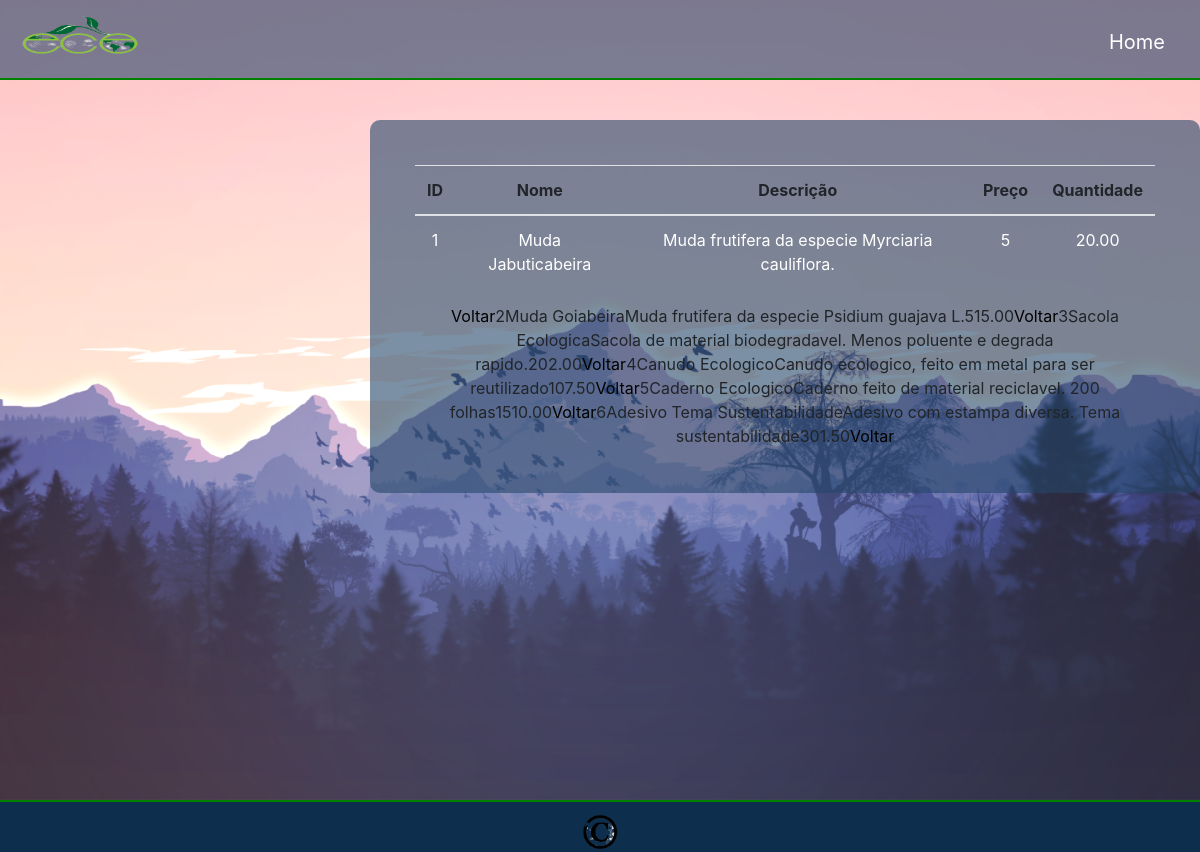
Screenshot of /crud/gerente/tabela_produtos-Gerente.php with the database file from the repository.
### tables this page shows
CREATE TABLE `produto` (
  `codProd` int(11) NOT NULL,
  `nomeProd` varchar(150) NOT NULL,
  `descricaoProd` varchar(200) NOT NULL,
  `qtdProd` int(11) NOT NULL,
  `precoProd` decimal(15,2) NOT NULL
);

### controller/ProdutoController.php (called while the page is built, shortened)
<?php
    class ProdutoController {
        public static function getAll() {
            $conn = Database::connection();
            $stm = $conn->prepare('SELECT * FROM produto');
            $stm->execute();
            $result = $stm->fetchAll();
            return $result;
        }
    }
?>

### crud/gerente/tabela_produtos-Gerente.php (the view, shortened to what this page needs)
<!DOCTYPE html>
<html>
    <head>
        <link rel="stylesheet" href="../css/tabela_produtos.css"/>
        <link rel="stylesheet" href="https://stackpath.bootstrapcdn.com/bootstrap/4.3.1/css/bootstrap.min.css">
    </head>
    <body>
        <header>
          <nav>
                <div class="logo">
                    <a href="../home.php"><img src="../img/logo.png" alt=""></a>
                </div>
                <div class="menu">
                    <ul>
                        <li><a href="../home.php">Home</a></li>
                    </ul>
                </div>
            </nav>
            <div class="tabela-produtos">
                <div class="form">
                    <?php
                        require_once 'ProdutoController.php';
                        $produto = new ProdutoController();
                        $resp = $produto->getAll();
                        echo "<table class='table table-hover'>";
                        echo "<thead>";
                        echo "<tr>";
                        echo "<th>ID</th>";
                        echo "<th>Nome</th><th>Descrição</th>";
                        echo "<th>Preço</th><th>Quantidade</th>";
                        echo "</tr>";
                        echo "</thead>";
                        foreach($resp as $linha){
                            echo "<tr>";
                            echo "<td>".$linha['codProd']."</td>";
                            echo "<td>".$linha['nomeProd']."</td>";
                            echo "<td>".$linha['descricaoProd']."</td>";
                            echo "<td>".$linha['qtdProd']."</td>";
                            echo "<td>".$linha['precoProd']."</td>";
                            echo "</tr>";
                            echo "</table>";
                            echo "<a style='color:black;' href='menu_gerente.php'>Voltar</a>";
                        }
                    ?>
                </div>
            </div>
        </header>
        <footer>
            <div class="rodapeCR">
                <img src="../img/cr.png">
            </div>
        </footer>
    </body>
</html>

### crud/css/tabela_produtos.css (style rules this page uses)
body { margin: 0; padding: 0; font-family: monospace; }
header { width: 100%; height: 100vh; background: url(../img/forms.png) no-repeat 50% 50%; background-size: cover; }
nav { position: fixed; width: 100%; padding: 0px 15px 0px 15px; background: rgba(37, 71, 105, 0.6); border-bottom: 2px solid green; height: 80px; }
.logo a img { margin-top: 5px; position: fixed; float: left; width: 130px; height: 70px; }
.menu { float: right; }
nav li { list-style: none; overflow: hidden; padding: 0; margin: 0; text-align: center; }
nav ul li { margin-top: 7px; display: inline-block; padding: 20px; }
nav ul li a { color: white; text-decoration: none; font-size: 20px; }
.tabela-produtos { width: 460px; padding: 10% 0 0; margin: auto; }
.tabela-produtos td { color: white; }
.form { position: fixed; background: rgba(37, 71, 105, 0.6); margin: 0 auto 100px; padding: 45px; text-align: center; border-radius: 10px; }
.rodapeCR { text-align: center; }
.rodapeCR img { width: 40px; height: 40px; }
footer { position: absolute; width: 100%; padding: 10px 20px 0px 20px; background: rgb(14, 46, 78); border-top: 2px solid green; }

### rows the page displays
produto: codProd "1", nomeProd "Muda Jabuticabeira", descricaoProd "Muda frutifera da especie Myrciaria cauliflora.", qtdProd "5", precoProd "20.00"
produto: codProd "2", nomeProd "Muda Goiabeira", descricaoProd "Muda frutifera da especie Psidium guajava L.", qtdProd "5", precoProd "15.00"
produto: codProd "3", nomeProd "Sacola Ecologica", descricaoProd "Sacola de material biodegradavel. Menos poluente e degrada rapido.", qtdProd "20", precoProd "2.00"
produto: codProd "4", nomeProd "Canudo Ecologico", descricaoProd "Canudo ecologico, feito em metal para ser reutilizado", qtdProd "10", precoProd "7.50"
produto: codProd "5", nomeProd "Caderno Ecologico", descricaoProd "Caderno feito de material reciclavel. 200 folhas", qtdProd "15", precoProd "10.00"
produto: codProd "6", nomeProd "Adesivo Tema Sustentabilidade", descricaoProd "Adesivo com estampa diversa. Tema sustentabilidade", qtdProd "30", precoProd "1.50"
